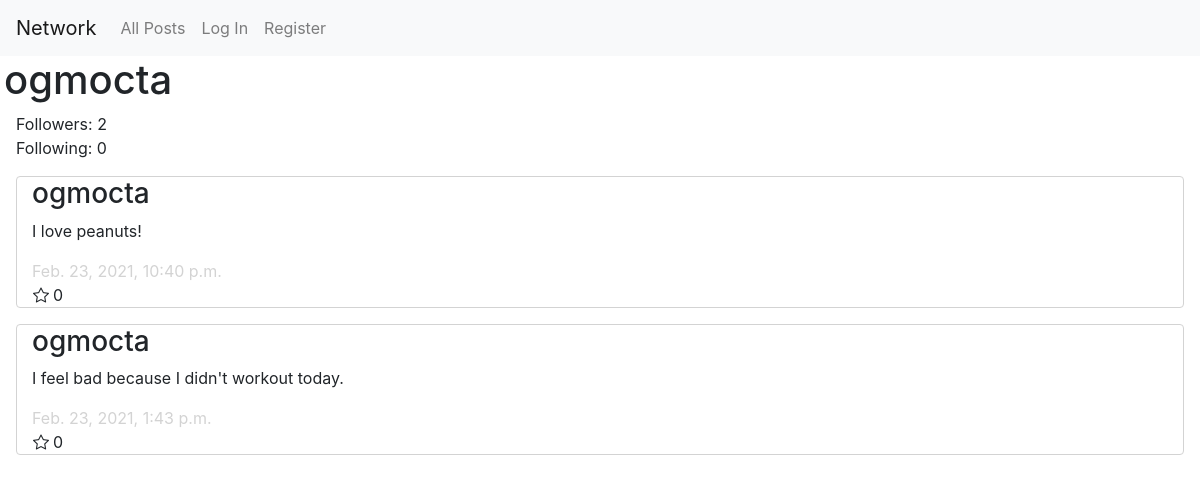
Screenshot of /ogmocta/profile with the database file from the repository.
### network/models.py (models this page shows, shortened)
class User(AbstractUser):
    pass

class Post(models.Model):
    poster = models.ForeignKey(
        User, on_delete=models.CASCADE, related_name="my_posts")
    content = models.TextField()
    timestamp = models.DateTimeField(auto_now_add=True)
    likes = models.PositiveBigIntegerField(default=0)

### network/views.py (the view)
# urls.py: path("<str:username>/profile", views.profile, name="profile"),
def profile(request, username):
    user = User.objects.get(username=username)
    followers = Follow.objects.filter(following=user)
    following = Follow.objects.filter(follower=user)
    if (request.user.is_authenticated):
        if (Follow.objects.filter(follower=request.user, following=user).count() == 1):
            button = "unfollow"
        else:
            button = "follow"
    else:
        button = "follow"
    posts = user.my_posts.all()
    posts = posts.order_by("-timestamp").all()
    return render(request, "network/profile.html", {
        "user_profile": user,
        "followers": len(followers),
        "following": len(following),
        "posts": posts,
        "button": button
    })

### network/templates/network/profile.html (shortened to what this page needs)
{% extends "network/layout.html" %}
{% load static %}
{% block body %}
<h1 class="ml-1">{{user_profile.username}}</h1>
<div id="follow">
    <div class="ml-3" id="followers" data-followers={{followers}}>Followers: {{followers}}</div>
    <div class="ml-3">Following: {{following}}</div>
</div>
<div id="my-posts">
    {% for post in posts %}
    <div class="container col-12">
        <h3>{{post.poster}}</h3>
        <p>{{post.content}}</p>
        <div class="timestamp">{{post.timestamp}}</div>
        <div class="row">
            <i class="bi bi-star ml-3 mr-1"></i>
            <div>{{post.likes}}</div>
        </div>
    </div>
    {% empty %}
    <div class="no-posts col-12">This user has no posts.</div>
    {% endfor %}
</div>
{% endblock %}

### network/static/network/styles.css (style rules this page uses)
.container { border: 0.1rem; border-color: lightgray; border-style: solid; margin: 1rem; width: auto; border-radius: 4px; }
.timestamp { color: lightgray; }

### rows the page displays
User: username "ogmocta"
Post: poster "ogmocta", content "I love peanuts!", timestamp "Feb. 23, 2021, 10:40 p.m.", likes "0"
Post: poster "ogmocta", content "I feel bad because I didn't workout today.", timestamp "Feb. 23, 2021, 1:43 p.m.", likes "0"

### other values shown
{{ followers }} "2"
{{ following }} "0"
